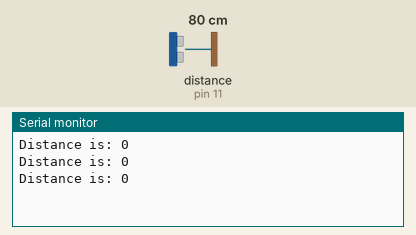
This sketch was run on a simulated Arduino Uno, built with avr-gcc and run on an emulated ATmega328P. On the bench: the last lines printed to the serial monitor. Inputs (shaded band) come from the test bench; at power-on: distance to the obstacle (sensor on pin 11) 80 cm. The echo pulse lasts 58.3 µs per cm.

Above: at 1.2 s.
1.3 s: distance to the obstacle (sensor on pin 11) set to 2 cm
At 2.0 s:
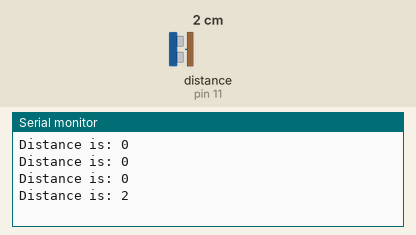
2.8 s: distance to the obstacle (sensor on pin 11) set to 4 cm
At 3.5 s:
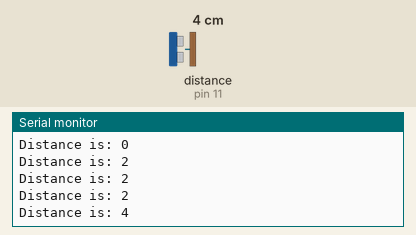
Timing chart, 0 to 5.8 s (numbered marks = the images above; inputs shaded):
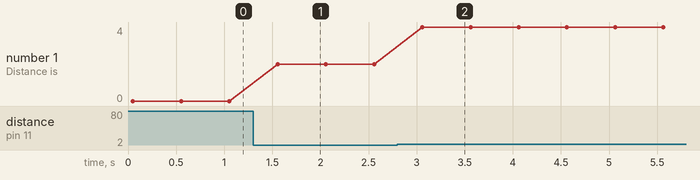

The sketch:

sketch_may14a.ino
```cpp
#include <NewPing.h>
#define TRIGGER_PIN 10
#define ECHO_PIN 11
#define MAX_DISTANCE 20

NewPing sonar(TRIGGER_PIN, ECHO_PIN, MAX_DISTANCE);
void setup() {
  // put your setup code here, to run once:
  //pinMode(pir, INPUT);
  //pinMode(led , OUTPUT);
  Serial.begin(9600);
  delay(50);
}

void loop() {
  // put your main code here, to run repeatedly:
  Serial.print("Distance is: ");
  Serial.println(sonar.ping_cm());
  delay(500);

}
```

Measured:
- after the input at 1.3 s, the serial monitor: prints a new line after 0.26 s (image 1)
- after the input at 2.8 s, the serial monitor: prints a new line after 0.26 s (image 2)
- plotted number 1: 0 → 2 after the input at 1.3 s, 2 → 4 after the input at 2.8 s
